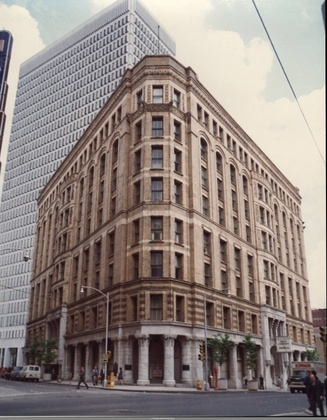
%> input picture (Take away)/IERDemo/The-Equitable-Building-With-The-New-Trust-Company-Of-Georgia-Building-In-The-Background-Between-1968-And-1971-Georgia-State-University-Library.jpg, 327 x 420 px, shrunk from 640 x 823 before the run
$ octave DummyTest_dummy.m   (GNU Octave 9; MATLAB toolbox functions it lacks are replaced by stand-ins)
%> lines starting %> are read from the running program, lines starting %| are printed output that depends on the picture
%> further down, img is the input picture: size 420x327x3 uint8; mean R, G, B 144.5, 133.3, 128.3
### (Take away)/IERDemo/DummyTest_getLines.m
function [ lines ] = DummyTest_getLines( img_bw, minLen )
%> called with minLen = 40
    %% 1. Compute the direction and magnitude of the image intensity grdient at each pixel
    [dX, dY] = gradient(conv2(double(img_bw), fspecial('gaussian', 7, 1.5), 'same'));
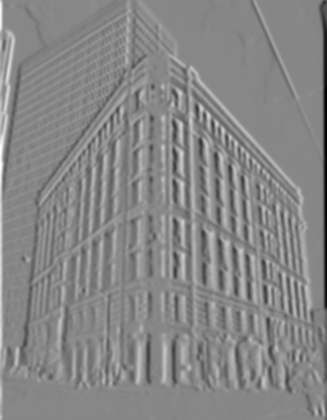
%> dX: size 420x327 double; min -60.56, max 53.75, mean -0.1; drawn with min black and max white
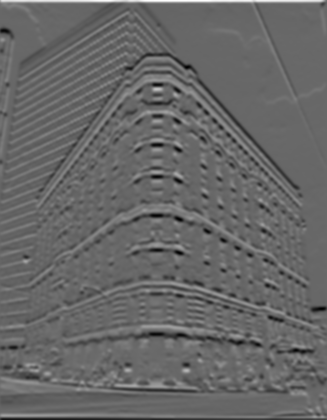
%> dY: size 420x327 double; min -37.17, max 53.93, mean -0.1; drawn with min black and max white
    im_canny = edge(img_bw, 'canny');
%> im_canny: size 420x327 logical; 13.8% white in thin lines or dots

    %% 2. Quantise the gradient direction of the pixel into one set of ranges("buckets") which will serve as labels
    % remove border edges
    im_canny([1 2 3 4 end-3 end-2 end-1 end], :) = 0;
    im_canny(:, [1 2 3 4 end-3 end-2 end-1 end]) = 0;
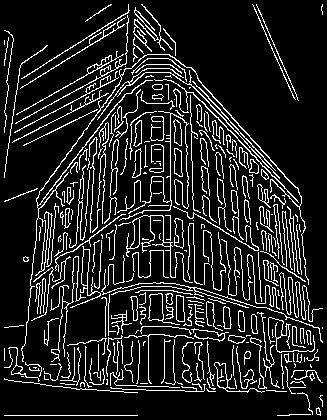
%> im_canny: size 420x327 logical; 13.2% white in thin lines or dots

    % Define image stride
    % Used later when converting pixel index to pixel location
    height = size(im_canny, 1);
%> height = 420

    % Find all edge pixel index (from top-left down to buttom-right)
    ind = find(im_canny > 0);
%> ind = 18145 values from 1711 to 135647

    % Number of gradient direcion
    num_dir = 8;

    % Ontain dX and dY for all detected edge pixel
    dX_ind = dX(ind);
    dY_ind = dY(ind);

    % Compute angle of orientation for all detected edge pixel
    a_ind = atan(dY_ind ./ (dX_ind + 1E-10));

    % Quantised gradient of ditection into num_dir = 8 labels
    % a_ind ranges from 1 to num_dir with bin centered around pi/2(vertical line)
    a_ind = ceil(mod(a_ind / pi * num_dir - 0.5, num_dir));

    % Get the indices of edges in each direction, store as a list of index from
    % left-top down to bottom-right.
    for i = 1:num_dir
        direction(i).ind = ind(find(a_ind==i));
    end
%> after the loop, direction = 8 items

    %% 3. Select a range of edge elements within a bucket range
    % Declare a 9 cells array for storing "line" information
    lines = zeros(2000, 9);

    % Mask to compute the sum...will see later
    used = zeros(size(im_canny));

    line_count = 0;
    for k = 1:num_dir
        num_ind = 0; % number of edge elements for a given bucket

        % for each select buckets, in this case for num_dir = 8 it will be in
        % following sequence:
        % [8 1 2][1 2 3][2 3 4][3 4 5][4 5 6][5 6 7][6 7 8][7 8 1].
        % Then it will calculate the sum of elements within the buckets
        % Here ~used() is use as a mask to determine the number of element
        % inside for a given struct data type, as any non-zero integer will result
        % in 1
        for m = (k-1):k+1
            num_ind = num_ind + sum( ~used( direction( mod( m-1, num_dir ) + 1 ).ind) );
        end
    %% 4. Construct a binary image and perform connect-component labeling
        ind = zeros(num_ind, 1);
        dir_im = zeros(size(im_canny)); % Line support region, binary image

        count = 0;  % index offset

        % for each bucket range, fill all of the index information from
        % direction(bucket ID).ind
        for m = (k-1):k+1
            m2 = mod(m-1, num_dir)+1;
            tind = direction(m2).ind(~used(direction(m2).ind));
            tmpcount = length(tind); % Current offset
            % Here ind will contain a list of edge index been selected within a
            % bucket range
            ind(count+1:count+tmpcount) = tind;
            count = count + tmpcount; % Total offset counter
        end

        % Set the bucket of edge index to 1 for being a edge pixel
        dir_im(ind) = 1;

        % Perform Connected-component algorithm
        [tmpL, num_edges] = bwlabel(dir_im, 8);

    %% 5. Get the number of pixels and its index in connected-component
        edge_size = zeros(num_edges, 1); % number of pixel for each connected component ID

        % List of index for each connected component
        edges = repmat(struct('ind', zeros(200, 1)), num_edges, 1);

        % for each index of edge pixel
        for i = 1:length(ind)
            % Obtain the component sequence ID
            id = tmpL(ind(i));

            % Increment the size of the corresponding component ID  by 1
            % In the next statement this is also use to push the data.
            edge_size(id) = edge_size(id) + 1;

            % Push the pixel index..(ind(i)) to its
            % Corresponding edge ID..(edges(id))
            edges(id).ind(edge_size(id)) = ind(i);
        end

        % Here each edge.ind contains the list of connected component in
        % terms of index (left-top down to right-bottom)
        for i = 1:num_edges
            edges(i).ind = edges(i).ind(1:edge_size(i));
        end
    %% 6. Line fitting to point
    % from[Kahn et al., 1990] P. Kahn, L. Kitchen, and E. Riseman. A fast line
    % finder for vision-guided robot navigation.
        for id = 1:num_edges
             % Get the endpoints of the long edges
            if edge_size(id) > minLen

                % Convert index to pixel coordinate. That is, similar to cv::Point(x,y)
                y = mod(edges(id).ind-1, height)+1;
                x = floor((edges(id).ind-1) / height)+1;

                % This is the approach by Jana Kosecka and Wei Zhang in "Video
                % Compass" , 2002, pp.3-4
                mean_x = mean(x);
                mean_y = mean(y);
                zmx = (x-mean_x);
                zmy = (y-mean_y);
                D = [sum(zmx.^2) sum(zmx.*zmy);
                    sum(zmx.*zmy) sum(zmy.^2)];
                [v, lambda] = eig(D);
                theta = atan2(v(2, 2) , v(1, 2));

                % Examine the quality of the line fit in this particular line
                % supported region
                % ...but I am not sure why such a conditional statement is made
                if lambda(1,1)>0
                    conf = lambda(2,2)/lambda(1,1);
                else
                    conf = 100000;
                end

                % Extract if the quailty indicator is above this threshold
                % value
                if conf >= 400

                    % Line segment counter is increment by 1
                    line_count = line_count+1;

                    % These pixels are been used, so update the mask for next
                    % iteration
                    used(edges(id).ind) = 1;
                    %% Line segment information
                    l = sqrt((max(x)-min(x))^2 + (max(y)-min(y))^2);    % l = Length
                    x1 = mean_x - cos(theta)*l/2;                       % x1 = X1-coordinates
                    x2 = mean_x + cos(theta)*l/2;                       % x2 = X2-coordinates
                    y1 = mean_y - sin(theta)*l/2;                       % y1 = Y1-coordinates
                    y2 = mean_y + sin(theta)*l/2;                       % y2 = Y2-coordinates
                    theta = theta - pi / 2;                             % theta = Angle of the line
                    r = mean_x * cos(theta) + mean_y * sin(theta);      % rho = Distance from the origin

                    % Store these information into the data field respectively
                    lines(line_count, 1:9) = [x1 x2 y1 y2 theta r l mean_x mean_y];
                end
            end
        end
    end
%> this loop made 8 passes
%> num_edges on passes 1 to 8: 1025, 843, 656, 685, 687, 880, 877, 685
%> pass 1, in DummyTest_getLines, `[tmpL, num_edges] = bwlabel(dir_im, 8);`:
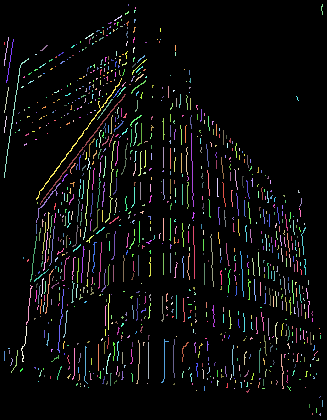
%> tmpL: size 420x327 double; 1026 distinct labels, from 0 to 1025; one colour per label, 0 black
%> after the loop:
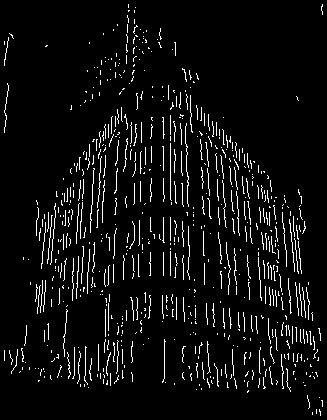
%> dir_im: size 420x327 double; values 0 (black) and 1 (white), 5.6% white in thin lines or dots
%> after the loop:
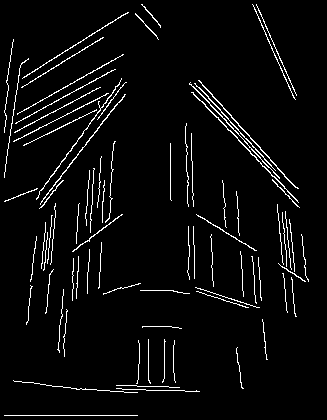
%> used: size 420x327 double; values 0 (black) and 1 (white), 4.3% white in thin lines or dots
%> after the loop, D = [137.4 1315; 1315 13090]; conf = 2507.7; edge_size = 685 values, max 88 at index 392, min 1 at index 13, mean 11.31; edges = 685 items; ind = 7747 values, max 135647 at index 6240, min 1722 at index 1, mean 71906.4; l = 52.24; lambda = [5.27 0; 0 13222.2]; line_count = 86; mean_x = 292.7; mean_y = 245.5; r = 266.7; theta = -0.1; v = [-0.995 0.1; 0.1 0.995]; x = 56 values, max 295 at index 24, min 290 at index 1, mean 292.7; x1 = 290.1; x2 = 295.3; y = 56 values, max 272 at index 48, min 220 at index 49, mean 245.5; y1 = 219.5; y2 = 271.5; zmx = 56 values, max 2.29 at index 24, min -2.71 at index 1, mean -8.12e-15; zmy = 56 values, max 26.5 at index 48, min -25.5 at index 49, mean 0
    % Retrun the final result
    lines = lines(1:line_count, :);
end

### (Take away)/IERDemo/DummyTest_dummy.m
%% Stage 1 - LSD for obtaining vertical line segments

% Setup
close all;
img = imread('The-Equitable-Building-With-The-New-Trust-Company-Of-Georgia-Building-In-The-Background-Between-1968-And-1971-Georgia-State-University-Library.jpg');

% LSD Detection
img_bw = rgb2gray(img);
lines = DummyTest_getLines(img_bw, 40);

% Obtain vertical lines
index = 1;
for j = 1:size(lines,1)
    angle_orientation = rad2deg(lines(j,5) + pi/2);
    if (angle_orientation >= 75 && angle_orientation <= 115)
        verticalLines(index,1:3) = horzcat(lines(j,1:2), 1);
        verticalLines(index,4:6) = horzcat(lines(j,3:4), 1);
        index = index + 1;
    end
end
%> this loop made 86 passes
%> angle_orientation on passes 1 to 12: 99.28, 98.81, 96.09, 97.15, 125.8, 127.8, 95.47, 96.91, 94.95, 94.1, 93.24, 93.75
%> after the loop, index = 47; verticalLines = 46 rows, first 8: [23.84 4.25 1 55.62 175.4 1; 13.85 7.18 1 40.41 83.46 1; 31.91 27.72 1 285.5 324.7 1; 36.91 31.26 1 237.5 282.5 1; 48.16 44.52 1 233.7 271.7 1; 51.75 46.37 1 269.3 313.7 1; 64.03 58.57 1 290.8 353.8 1; 90.01 86.06 1 171.3 226.3 1]
%% Plot the result
figure, imshow(img),hold on;
for j = 1:size(verticalLines,1)
    plot(verticalLines(j,1), verticalLines(j,4), 'o', 'Color', 'Red', 'LineWidth', 3);
    plot(verticalLines(j,2), verticalLines(j,5), 'o', 'Color', 'Cyan', 'LineWidth', 3);
    plot(verticalLines(j,1:2),verticalLines(j,4:5),'Color','Blue', 'LineWidth', 3);
end
%> this loop made 46 passes
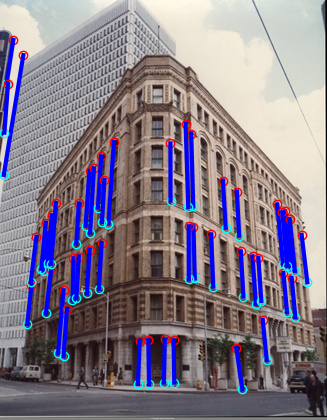
%> figure redrawn from the program's plot data

%% Stage 2 - Image Rectification using Levenberg뻄arquardt

% Rotation parameter for each axis of the camera
theta = 1;  % for Y-axis (pitch)
phi = 1;    % for X-axis (roll)

% Default intrinsic parameter
fx = 1; % size(img_bw, 2) / 2;
fy = 1; % size(img_bw, 1) / 2;
intrinsic = [   fx 0 0;
                0 fy 0;
                0 0  1];
% Rotation matrix for each axis
rotation_theta = [   cos(theta)  0  -sin(theta);
                        0        1        0   ;
                     sin(theta)  0   cos(theta)];
rotation_phi = [    1    0         0;
                    0 cos(phi)  sin(phi);
                    0 -sin(phi) cos(phi)];

rotation = rotation_theta .* rotation_phi;

% Projective
projection = intrinsic .* rotation;
